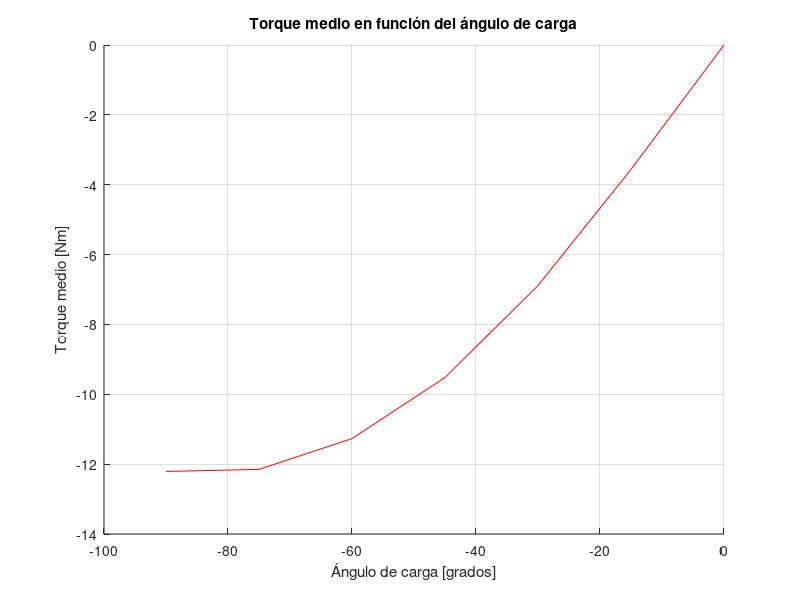

Write the MATLAB code that produced this figure.
tmed = [-0.000183566907352978, -3.56284336198141, -6.88824100648288, -9.51995368131323,...
    -11.2684094350117, -12.1496736300861, -12.2088470963308];

angulos = [0, -15, -30, -45, -60, -75, -90];

figure()
hold on
plot(angulos,tmed, 'r')
grid on
xlabel('Ángulo de carga [grados]')
ylabel('Torque medio [Nm]')
title('Torque medio en función del ángulo de carga')